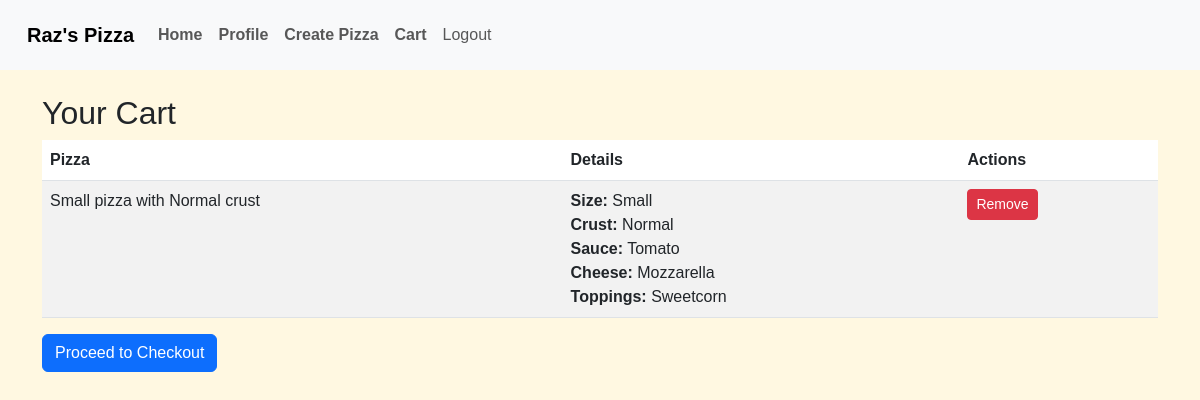
The app's page /cart/ (signed in) with its own data.
### mainapp/models.py (models this page shows, shortened)
class CartItem(models.Model):
    cart = models.ForeignKey(Cart, on_delete=models.CASCADE, related_name="items")
    pizza = models.ForeignKey(Pizza, on_delete=models.CASCADE)
    quantity = models.PositiveIntegerField(default=1)

class Pizza(models.Model):
    size = models.ForeignKey(Size, on_delete=models.CASCADE)
    crust = models.ForeignKey(CrustType, on_delete=models.CASCADE)
    sauce = models.ForeignKey(Sauce, on_delete=models.CASCADE)
    cheese = models.ForeignKey(Cheese, on_delete=models.CASCADE)
    toppings = models.ManyToManyField(Topping)
    def __str__(self):
        return f"{self.size} pizza with {self.crust} crust"

class Size(models.Model):
    name = models.CharField(max_length=50)
    def __str__(self):
        return self.name

class CrustType(models.Model):
    name = models.CharField(max_length=50)
    def __str__(self):
        return self.name

class Sauce(models.Model):
    name = models.CharField(max_length=50)
    def __str__(self):
        return self.name

class Cheese(models.Model):
    name = models.CharField(max_length=50)
    def __str__(self):
        return self.name

class Topping(models.Model):
    name = models.CharField(max_length=50)
    def __str__(self):
        return self.name

### mainapp/views.py (the view)
# urls.py: path("cart/", views.view_cart, name="view_cart"),
@login_required
def view_cart(request):
    cart, created = Cart.objects.get_or_create(user=request.user)
    return render(request, "cart.html", {"cart": cart})

### mainapp/templates/cart.html (shortened to what this page needs)
{% extends "base.html" %}
{% block content %}
<div class="container mt-4">
  <h2>Your Cart</h2>
  {% if cart.items.all %}
    <table class="table table-striped">
      <thead>
        <tr>
          <th scope="col">Pizza</th>
          <th scope="col">Details</th>
          <th scope="col">Actions</th>
        </tr>
      </thead>
      <tbody>
        {% for item in cart.items.all %}
        <tr>
          <td>{{ item.pizza }}</td>
          <td>
            <ul class="list-unstyled mb-0">
              <li><strong>Size:</strong> {{ item.pizza.size }}</li>
              <li><strong>Crust:</strong> {{ item.pizza.crust }}</li>
              <li><strong>Sauce:</strong> {{ item.pizza.sauce }}</li>
              <li><strong>Cheese:</strong> {{ item.pizza.cheese }}</li>
              <li><strong>Toppings:</strong>
                {% if item.pizza.toppings.all %}
                  {% for topping in item.pizza.toppings.all %}
                    {{ topping }}{% if not forloop.last %}, {% endif %}
                  {% endfor %}
                {% else %}
                  None
                {% endif %}
              </li>
            </ul>
          </td>
          <td>
            <form action="{% url 'remove_cart_item' item.id %}" method="post">
                <button type="submit" class="btn btn-danger btn-sm">Remove</button>
            </form>
          </td>
        </tr>
        {% endfor %}
      </tbody>
    </table>
    <div class="text-right">
      <a href="{% url 'checkout' %}" class="btn btn-primary">Proceed to Checkout</a>
    </div>
  {% else %}
    <div class="alert alert-info" role="alert">
      Your cart is empty. <a href="{% url 'create_pizza' %}" class="alert-link">Create a pizza</a> to start your order.
    </div>
  {% endif %}
</div>
{% endblock %}

### mainapp/static/styles.css (style rules this page uses)
body { background-color: #FFF8E1; font-family: 'Poppins', sans-serif; }

### records on screen
CartItem: pizza "Small pizza with Normal crust", pizza.size "Small", pizza.crust "Normal", pizza.sauce "Tomato", pizza.cheese "Mozzarella"
Topping: name "Sweetcorn"
